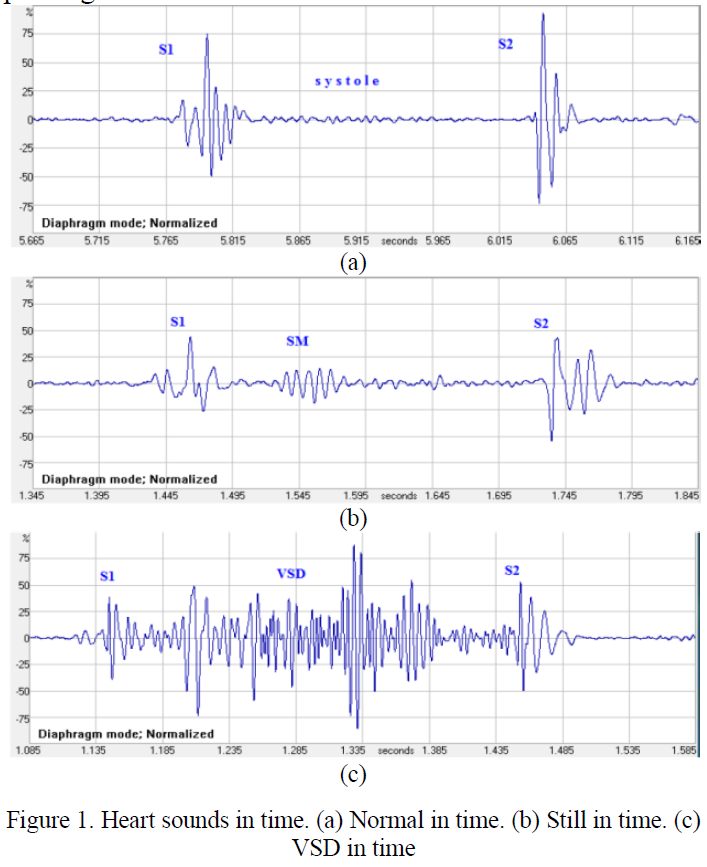
#> input picture Figure1.png, 707 x 867 px
$ python demo_grade.py
#> lines starting #> are read from the running program, lines starting #| are printed output that depends on the picture; after the words box and inside, x2 and y2 are one past the last pixel; in counts of white or black regions, pixels touching at a corner belong together
### src/roi.py
"""Segmentação automática dos gráficos (ROIs) da Figure1.png.

Etapas:
  1. `detectar_faixas_paineis`: acha as faixas verticais (y0, y1) dos três painéis
     usando a barra cinza de rótulos de amplitude, que existe à esquerda de cada
     painel e não existe nas legendas "(a)", "(b)" e "(c)".
  2. `analisar_painel`: dentro de cada faixa, mede a grade
     e a faixa de rótulos de tempo para obter a ROI interior e a calibração.

Nenhuma coordenada fixa é usada na detecção. `src/config.py` só serve de fallback.
"""
import logging
from dataclasses import dataclass

import numpy as np

from src import config

log = logging.getLogger(__name__)

# Pixel é "não branco" se a soma dos canais ficar abaixo disto (3 * 250).
LIMITE_NAO_BRANCO = 750


class RoiError(RuntimeError):
    """A detecção automática não encontrou a estrutura esperada."""


def faixas(mascara):
    """Trechos consecutivos True de um vetor booleano, como lista de (inicio, fim)."""
    mascara = np.asarray(mascara, dtype=bool)
    if mascara.size == 0:
        return []
    ext = np.concatenate(([False], mascara, [False])).astype(np.int8)
    d = np.diff(ext)
    return list(zip(np.flatnonzero(d == 1), np.flatnonzero(d == -1) - 1))


def mascara_nao_branco(rgb):
    """True onde o pixel não é (quase) branco."""
    return rgb.astype(np.int32).sum(axis=2) < LIMITE_NAO_BRANCO


def detectar_barra_lateral(nao_branco, fracao=0.5, largura_minima=10):
    """Colunas (x0, x1) da barra cinza de rótulos de amplitude, à esquerda dos painéis.

    É o primeiro trecho de colunas largo em que mais da metade dos pixels não é branca.
    """
    cobertura = nao_branco.mean(axis=0)
    for x0, x1 in faixas(cobertura > fracao):
        if x1 - x0 + 1 >= largura_minima:
            return int(x0), int(x1)
    raise RoiError("barra lateral dos painéis não encontrada")


def detectar_faixas_paineis(rgb, altura_minima_rel=0.1):
    """Faixas verticais (y0, y1) dos painéis, de cima para baixo.

    Um painel é um trecho de linhas em que a barra lateral é não branca e que tem
    pelo menos `altura_minima_rel` da altura da imagem. Isso descarta as legendas
    e a descrição da figura.
    """
    nao_branco = mascara_nao_branco(rgb)
    x0, x1 = detectar_barra_lateral(nao_branco)
    # Usa só o miolo da barra para ignorar suas bordas com antialiasing.
    miolo = nao_branco[:, x0 + 2:x1 - 1]
    altura_min = altura_minima_rel * rgb.shape[0]
    paineis = [(int(a), int(b)) for a, b in faixas(miolo.mean(axis=1) > 0.5) if b - a + 1 >= altura_min]
    if not paineis:
        raise RoiError("nenhum painel encontrado")
    return paineis


# ----------------------------------------------------------------------------
# Análise de cada painel: grade, faixa de rótulos de tempo e ROI interior
# ----------------------------------------------------------------------------
N_INTERVALOS_TEMPO = 10     # a grade tem 10 intervalos verticais por painel
N_INTERVALOS_AMPLITUDE = 6  # de +75% a -75%, em passos de 25%


@dataclass(frozen=True)
class Painel:
    """Resultado da segmentação de um painel (coordenadas em pixels da imagem)."""
    nome: str
    faixa: tuple          # (y0, y1) do painel inteiro, com moldura e rótulos de tempo
    roi: tuple            # (x0, y0, x1, y1) interior do gráfico, sem moldura nem rótulos
    x_esq: float          # x da borda esquerda do eixo de tempo
    x_dir: float          # x da borda direita do eixo de tempo
    y_75: float           # y da linha de +75%
    y_zero: float         # y da linha de 0%
    y_m75: float          # y da linha de -75%
    y_rotulos_tempo: int  # primeira linha da faixa de rótulos de tempo


def mascara_cinza(rgb):
    """Pixels cinza claro (R≈G≈B entre 180 e 249): grade e faixas de rótulos."""
    r, g, b = (rgb[..., i].astype(np.int32) for i in range(3))
    return (np.abs(r - g) < 10) & (np.abs(g - b) < 10) & (r >= 180) & (r < 250)


def _mesclar(trechos, folga=3):
    """Une trechos separados por no máximo `folga` posições (linhas de grade partidas)."""
    saida = []
    for a, b in trechos:
        if saida and a - saida[-1][1] <= folga:
            saida[-1] = (saida[-1][0], b)
        else:
            saida.append((a, b))
    return saida


def _centro(trecho):
    return (trecho[0] + trecho[1]) / 2.0


def _calibrar_amplitude(linhas):
    """Posições y de +75..-75% a partir das linhas horizontais da grade (de cima para baixo).

    A última linha é -75%. A linha de 0% costuma ficar coberta pela curva, então os
    valores são obtidos por ajuste linear sobre o índice de cada linha detectada.
    """
    ultimas = np.asarray(linhas[-N_INTERVALOS_AMPLITUDE:], dtype=float)
    if len(ultimas) < 4:
        raise RoiError("linhas horizontais da grade insuficientes")
    dif = np.diff(ultimas)
    passo0 = float(np.mean(dif[dif < 1.5 * dif.min()]))
    ks = np.round((ultimas[-1] - ultimas) / passo0).astype(int)  # 0 = -75%, 6 = +75%
    uteis = (ks >= 0) & (ks <= N_INTERVALOS_AMPLITUDE)
    if uteis.sum() < 4:
        raise RoiError("não foi possível indexar as linhas de amplitude")
    a, b = np.polyfit(ks[uteis], ultimas[uteis], 1)  # y = a*k + b
    ys = [a * k + b for k in range(N_INTERVALOS_AMPLITUDE, -1, -1)]  # +75 ... -75
    return ys, -float(a)


def analisar_painel(rgb, faixa, nome, x_inicio):
    """Mede a grade de um painel e devolve a ROI interior e a calibração geométrica.

    faixa    : (y0, y1) devolvido por detectar_faixas_paineis.
    x_inicio : primeira coluna depois da barra lateral de rótulos de amplitude.
    """
    y0, y1 = faixa
    cinza = mascara_cinza(rgb)[y0:y1 + 1, :]
    altura, largura = cinza.shape

    # Faixa de rótulos de tempo = último trecho largo de linhas quase todas cinza.
    por_linha = cinza.sum(axis=1)
    largos = [(a, b) for a, b in faixas(por_linha > 0.35 * largura) if b - a + 1 >= 8]
    if not largos:
        raise RoiError(f"painel {nome}: faixa de rótulos de tempo não encontrada")
    base = int(largos[-1][0] + y0)

    # Linhas horizontais da grade acima da faixa de rótulos
    linhas = [_centro(t) + y0 for t in faixas(por_linha > 0.7 * largura) if t[1] + y0 < base]
    ys, passo = _calibrar_amplitude(linhas)

    # Linhas verticais da grade: a k-ésima fica em x_esq + k * passo_x (k = 1..10)
    por_coluna = cinza[:, x_inicio:].sum(axis=0)
    colunas = [x_inicio + _centro(t) for t in _mesclar(faixas(por_coluna > 0.5 * altura))]
    if len(colunas) != N_INTERVALOS_TEMPO:
        raise RoiError(f"painel {nome}: {len(colunas)} linhas verticais, esperado {N_INTERVALOS_TEMPO}")
    k = np.arange(1, N_INTERVALOS_TEMPO + 1)
    passo_x, x_esq = np.polyfit(k, colunas, 1)
    x_dir = x_esq + N_INTERVALOS_TEMPO * passo_x

    # ROI: do topo (linha de 100% = +75% menos um passo) até acima dos rótulos de tempo
    roi_ = (int(round(x_esq)) + 2, int(round(ys[0] - passo)) + 2, int(round(x_dir)) - 1, base - 1)
    return Painel(nome=nome, faixa=(y0, y1), roi=roi_, x_esq=float(x_esq), x_dir=float(x_dir),
                  y_75=float(ys[0]), y_zero=float(ys[3]), y_m75=float(ys[-1]), y_rotulos_tempo=int(base))


# [5 lines left out: function _painel_do_config, not called in this run]


def segmentar_paineis(rgb, usar_fallback=True):
    """Segmenta os três gráficos (a, b, c) da figura.

    Se a detecção automática falhar e `usar_fallback` for True, usa as coordenadas de
    src/config.py (medidas na Task 1B) e registra um aviso no log.
    """
    nomes = tuple(config.PAINEIS)
    try:
        x0, x1 = detectar_barra_lateral(mascara_nao_branco(rgb))
        faixas_ = detectar_faixas_paineis(rgb)
        if len(faixas_) != len(nomes):
            raise RoiError(f"{len(faixas_)} painéis detectados, esperado {len(nomes)}")
        return [analisar_painel(rgb, f, n, x1 + 1) for f, n in zip(faixas_, nomes)]
    except RoiError as erro:
        if not usar_fallback:
            raise
        log.warning("Detecção automática falhou (%s). Usando coordenadas do config.", erro)
        return [_painel_do_config(n) for n in nomes]


def recortar(rgb, painel):
    """Recorte do interior do gráfico (a ROI é inclusiva em x1 e y1)."""
    x0, y0, x1, y1 = painel.roi
    return rgb[y0:y1 + 1, x0:x1 + 1]


# [9 lines left out: function desenhar_rois, not called in this run]

### src/cleaning.py
"""Limpeza dos recortes dos gráficos (grade, eixos, textos e anotações).

Remoção da grade (Task 5) e das anotações azuis (Task 6).

Como a grade é removida
-----------------------
A grade, os eixos e os textos pretos são neutros (R = G = B), enquanto a curva e as
anotações são azuis. Medimos o "azulado" de cada pixel:

    azulado = max(0, B - max(R, G))

Num pixel neutro o azulado é 0. Num pixel que mistura a curva (opacidade a) com um
fundo neutro qualquer (branco ou cinza da grade), o azulado é a * azulado_da_curva,
e não depende do fundo. Por isso o azulado dá a cobertura da curva em cada pixel,
mesmo onde ela cruza uma linha da grade, e as bordas suavizadas (antialiasing) da
curva sobrevivem sem deixar rastro da grade.

Na Figure1.png o azulado dos pixels da grade e do fundo chega a 9 (ruído de compressão),
então o limiar padrão é 12.
"""
import logging
from dataclasses import dataclass

import cv2
import numpy as np

from src import config

log = logging.getLogger(__name__)

LIMIAR_AZUL = config.LIMIAR_AZUL   # azulado máximo do ruído de compressão (medido: 9) com folga
PERCENTIL_REFERENCIA = 99.0


@dataclass(frozen=True)
class SemGrade:
    """Recorte sem grade: só o que é azul (curva e anotações) permanece."""
    cobertura: np.ndarray   # float64 em [0, 1], 1 = azul pleno
    mascara: np.ndarray     # bool, True onde há azul acima do limiar
    imagem: np.ndarray      # uint8 em tons de cinza, azul escuro sobre fundo branco
    azul_de_referencia: float  # azulado que corresponde a cobertura 1


def azulado(rgb):
    """Azulado de cada pixel: max(0, B - max(R, G)), como int16."""
    rgb = np.asarray(rgb)
    if rgb.ndim != 3 or rgb.shape[2] != 3:
        raise ValueError(f"Esperava imagem RGB (H, W, 3), recebido {rgb.shape}")
    r, g, b = (rgb[..., i].astype(np.int16) for i in range(3))
    return np.maximum(b - np.maximum(r, g), 0)


def remover_grade(rgb, limiar=LIMIAR_AZUL):
    """Remove grade, eixos e textos pretos de um recorte RGB, mantendo a curva.

    A cobertura (0 a 1) é linear no azulado acima do limiar e satura no percentil 99
    dos pixels azuis. A imagem de saída desenha a cobertura como azul escuro sobre
    branco, que é o formato esperado pelos filtros das próximas tasks.
    """
    az = azulado(rgb).astype(np.float64)
    mascara = az > limiar
    if not mascara.any():
        cobertura = np.zeros(az.shape)
        referencia = limiar + 1.0
    else:
        referencia = float(np.percentile(az[mascara], PERCENTIL_REFERENCIA))
        referencia = max(referencia, limiar + 1.0)
        cobertura = np.clip((az - limiar) / (referencia - limiar), 0.0, 1.0)
        cobertura[~mascara] = 0.0
    imagem = np.rint(255.0 * (1.0 - cobertura)).astype(np.uint8)
    return SemGrade(cobertura=cobertura, mascara=mascara, imagem=imagem, azul_de_referencia=referencia)


# ----------------------------------------------------------------------------
# Remoção das anotações azuis (S1, S2, SM, VSD, "systole")
# ----------------------------------------------------------------------------
# Eixos, marcas de escala, números dos eixos e a legenda "Diaphragm mode; Normalized" são
# neutros (pretos ou cinza) e já saem em `remover_grade`. Restam as anotações em azul, que
# têm a mesma cor da curva e por isso são separadas pela forma:
#   curva     : traço fino e comprido, ocupa menos de ~15% da sua caixa envolvente;
#   anotação  : letras compactas, caixa pequena (~12 px de altura) e ocupação > 60%.
ALTURA_MAX_ANOTACAO = 20      # px (as letras da figura têm 8 a 12 px de altura)
LARGURA_MAX_ANOTACAO = 45     # px (o maior rótulo, "VSD", tem 30 px)
PREENCHIMENTO_MIN_ANOTACAO = 0.5   # área / (largura * altura) da caixa; a curva fica abaixo de 0,15
LARGURA_MIN_CURVA = 0.98      # fração da largura da ROI que a curva deve atravessar


@dataclass(frozen=True)
class SoCurva:
    """Recorte com apenas a curva (sem grade, eixos, textos e anotações)."""
    cobertura: np.ndarray       # float64 em [0, 1]
    mascara: np.ndarray         # bool
    imagem: np.ndarray          # uint8, curva escura sobre fundo branco
    anotacoes: tuple            # caixas (x, y, largura, altura) das anotações removidas
    caixa_curva: tuple          # caixa (x, y, largura, altura) do componente da curva
    largura_coberta: float      # fração das colunas do recorte atravessada pela curva


# [46 lines left out: functions classificar_componentes, remover_anotacoes, not called in this run]


def limpar_recorte(rgb):
    """Atalho: remove grade, eixos, textos e anotações de um recorte RGB."""
    return remover_anotacoes(remover_grade(rgb))

### demo_grade.py
"""Demo da Task 5: remoção da grade em cada painel.

Saída em outputs/:
  sem_grade_a.png, sem_grade_b.png, sem_grade_c.png : curva e anotações sem a grade
  grade_antes_depois.png                            : original x sem grade, por painel

Uso: python demo_grade.py
"""
import logging

import cv2
import matplotlib

matplotlib.use("Agg")
import matplotlib.pyplot as plt

from src import config
from src.cleaning import remover_grade
from src.roi import recortar, segmentar_paineis


def main():
    logging.basicConfig(level=logging.INFO, format="%(levelname)s: %(message)s")
    config.SAIDA.mkdir(parents=True, exist_ok=True)
    rgb = cv2.imread(str(config.FIGURA), cv2.IMREAD_COLOR)[:, :, ::-1].copy()

    paineis = segmentar_paineis(rgb, usar_fallback=False)
#> in mascara_nao_branco, `return rgb.astype(np.int32).sum(axis=2) < LIMITE_NAO_BRANCO`:
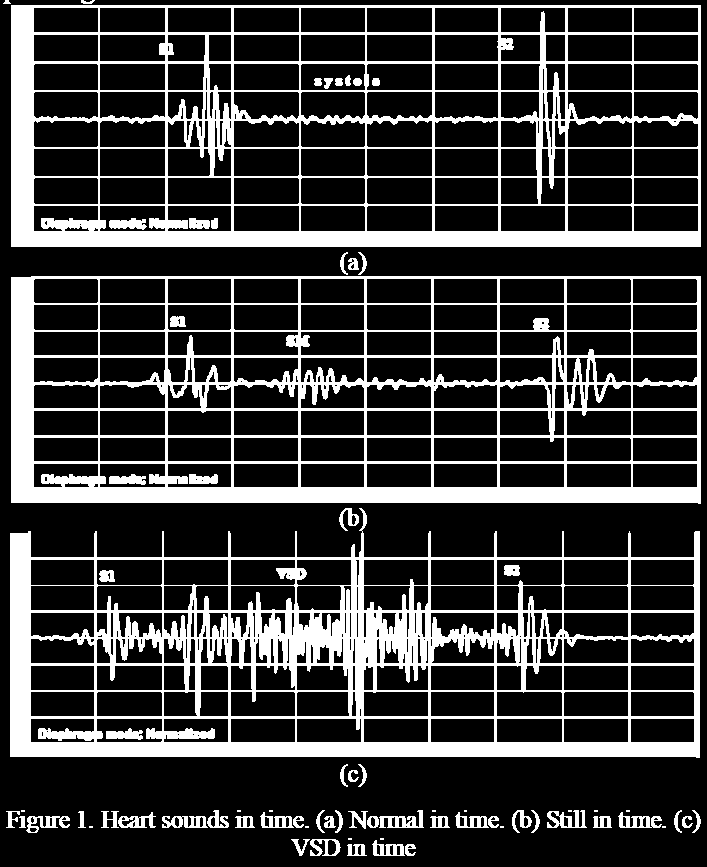
#> returned value: shape (867, 707) bool; 22.8% white; 74 white regions (14 under 20 px), largest, box (x1, y1, x2, y2) and area: (10, 508, 700, 758) 48837, (11, 276, 701, 504) 41284, (11, 5, 701, 247) 41024
#> in detectar_barra_lateral, `cobertura = nao_branco.mean(axis=0)`: cobertura = 707 values, max 0.821 at index 698, min 0 at index 0, mean 0.228
#> the loop in detectar_barra_lateral, `for x0, x1 in faixas(cobertura > fracao):` made 1 pass
#> (x0, x1) on pass 1: (11, 33)
#> in segmentar_paineis, `x0, x1 = detectar_barra_lateral(mascara_nao_branco(rgb))`: x0 = 11; x1 = 33
#> in detectar_faixas_paineis, `x0, x1 = detectar_barra_lateral(nao_branco)`: x0 = 11; x1 = 33
#> in detectar_faixas_paineis, `paineis = [(int(a), int(b)) for a, b in faixas(miolo.mean(axis=1) > 0...`: paineis = [(5, 246), (277, 502), (533, 756)]
#> in mascara_cinza, `r, g, b = (rgb[..., i].astype(np.int32) for i in range(3))`:
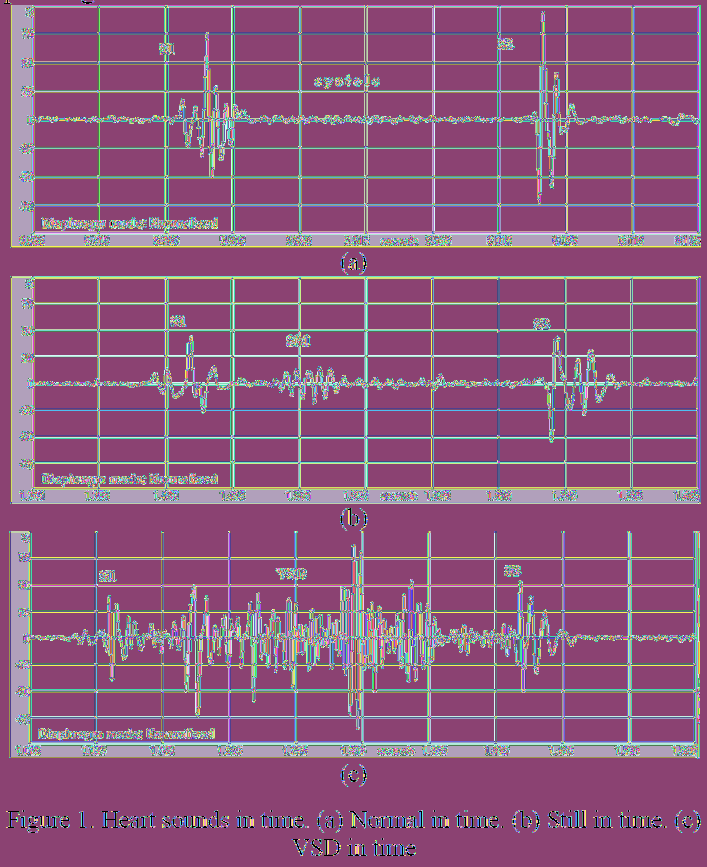
#> r: shape (867, 707) int32; 256 distinct labels, from 0 to 255; one colour per label, 0 black
#> in mascara_cinza, `r, g, b = (rgb[..., i].astype(np.int32) for i in range(3))`:
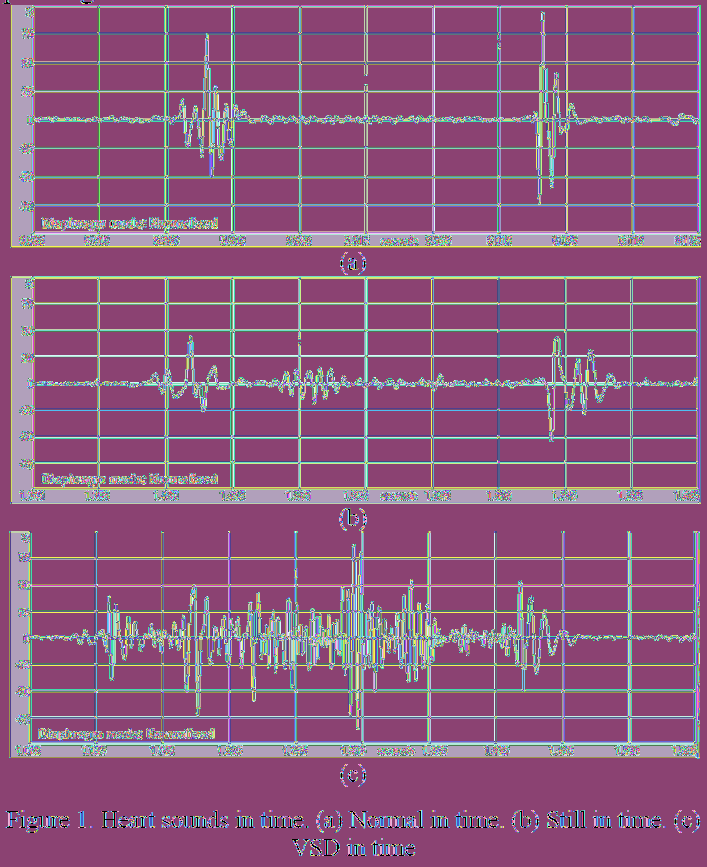
#> b: shape (867, 707) int32; 256 distinct labels, from 0 to 255; one colour per label, 0 black
#> in mascara_cinza, `return (np.abs(r - g) < 10) & (np.abs(g - b) < 10) & (r >= 180) & (r <..`:
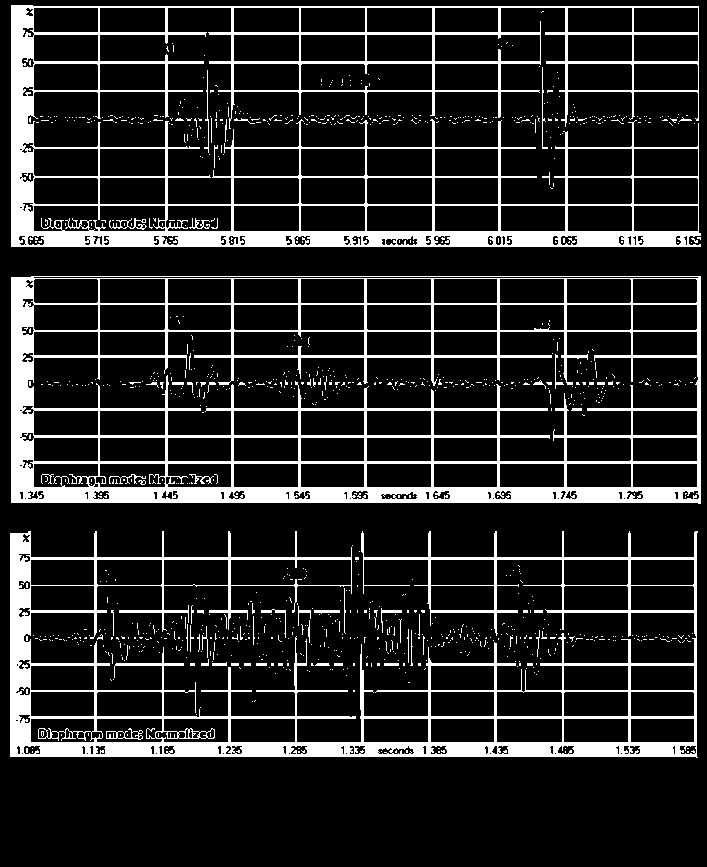
#> returned value: shape (867, 707) bool; 15.4% white; 1205 white regions (1150 under 20 px), largest, box (x1, y1, x2, y2) and area: (11, 276, 701, 504) 31803, (11, 5, 701, 247) 29869, (10, 531, 698, 758) 26696
#> in analisar_painel, `cinza = mascara_cinza(rgb)[y0:y1 + 1, :]`:
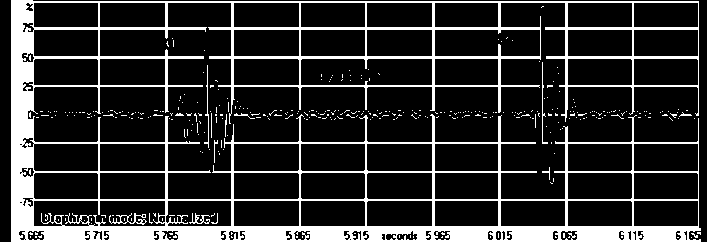
#> cinza: shape (242, 707) bool; 18.5% white; 363 white regions (352 under 20 px), largest, box (x1, y1, x2, y2) and area: (11, 0, 701, 242) 29869, (109, 213, 147, 225) 145, (542, 62, 548, 144) 101
#> in analisar_painel, `por_linha = cinza.sum(axis=1)`: por_linha = 242 values, max 690 at index 228, min 22 at index 0, mean 130.6
#> in analisar_painel, `largos = [(a, b) for a, b in faixas(por_linha > 0.35 * largura) if b -..`: largos = [(226, 241)]
#> in analisar_painel, `base = int(largos[-1][0] + y0)`: base = 231
#> in analisar_painel, `linhas = [_centro(t) + y0 for t in faixas(por_linha > 0.7 * largura) i..`: linhas = [6.5, 33, 62, 90.5, 147.5, 176.5, 204.5]
#> in _calibrar_amplitude, `ultimas = np.asarray(linhas[-N_INTERVALOS_AMPLITUDE:], dtype=float)`: ultimas = [33, 62, 90.5, 147.5, 176.5, 204.5]
#> in _calibrar_amplitude, `dif = np.diff(ultimas)`: dif = [29, 28.5, 57, 29, 28]
#> in _calibrar_amplitude, `passo0 = float(np.mean(dif[dif < 1.5 * dif.min()]))`: passo0 = 28.62
#> in _calibrar_amplitude, `ks = np.round((ultimas[-1] - ultimas) / passo0).astype(int)`: ks = [6, 5, 4, 2, 1, 0]
#> in _calibrar_amplitude, `uteis = (ks >= 0) & (ks <= N_INTERVALOS_AMPLITUDE)`: uteis = [True, True, True, True, True, True]
#> in _calibrar_amplitude, `a, b = np.polyfit(ks[uteis], ultimas[uteis], 1)`: a = -28.59; b = 204.8
#> in _calibrar_amplitude, `ys = [a * k + b for k in range(N_INTERVALOS_AMPLITUDE, -1, -1)]`: ys = [33.23, 61.82, 90.41, 119, 147.6, 176.2, 204.8]
#> in analisar_painel, `ys, passo = _calibrar_amplitude(linhas)`: passo = 28.59
#> in analisar_painel, `por_coluna = cinza[:, x_inicio:].sum(axis=0)`: por_coluna = 673 values, max 238 at index 398, min 0 at index 667, mean 39.42
#> in _mesclar, `saida = []`: saida = []
#> the loop in _mesclar, `for a, b in trechos:` made 10 passes
#> (a, b) on passes 1 to 8: (64, 65), (131, 133), (197, 199), (265, 266), (331, 332), (398, 400), (464, 466), (531, 533)
#> after the loop in _mesclar, `for a, b in trechos:`: saida = [(64, 65), (131, 133), (197, 199), (265, 266), (331, 332), (398, 400), (464, 466), (531, 533), (598, 599), (664, 664)]
#> in analisar_painel, `colunas = [x_inicio + _centro(t) for t in _mesclar(faixas(por_coluna >..`: colunas = [98.5, 166, 232, 299.5, 365.5, 433, 499, 566, 632.5, 698]
#> in analisar_painel, `passo_x, x_esq = np.polyfit(k, colunas, 1)`: passo_x = 66.65; x_esq = 32.43
#> in analisar_painel, `x_dir = x_esq + N_INTERVALOS_TEMPO * passo_x`: x_dir = 698.9
#> in analisar_painel, `roi_ = (int(round(x_esq)) + 2, int(round(ys[0] - passo)) + 2, int(roun..`: roi_ = (34, 7, 698, 230)
#> call 2 of analisar_painel, with faixa = (277, 502), nome = 'b', x_inicio = 34
#> in analisar_painel (call 2), `y0, y1 = faixa`: y0 = 277; y1 = 502
#> in analisar_painel (call 2), `cinza = mascara_cinza(rgb)[y0:y1 + 1, :]`:
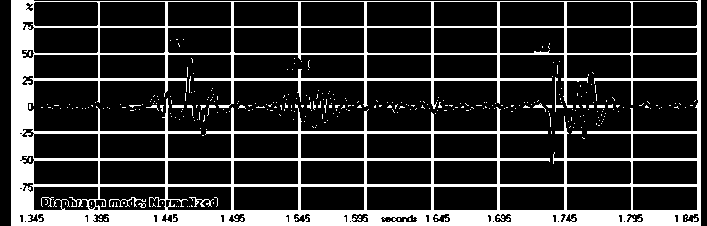
#> cinza: shape (226, 707) bool; 20.4% white; 338 white regions (325 under 20 px), largest, box (x1, y1, x2, y2) and area: (11, 0, 701, 226) 31130, (109, 197, 146, 207) 85, (189, 197, 214, 207) 81
#> in analisar_painel (call 2), `por_linha = cinza.sum(axis=1)`: por_linha = 226 values, max 690 at index 1, min 26 at index 0, mean 144.4
#> (the rest of the program and of its run is left out)
